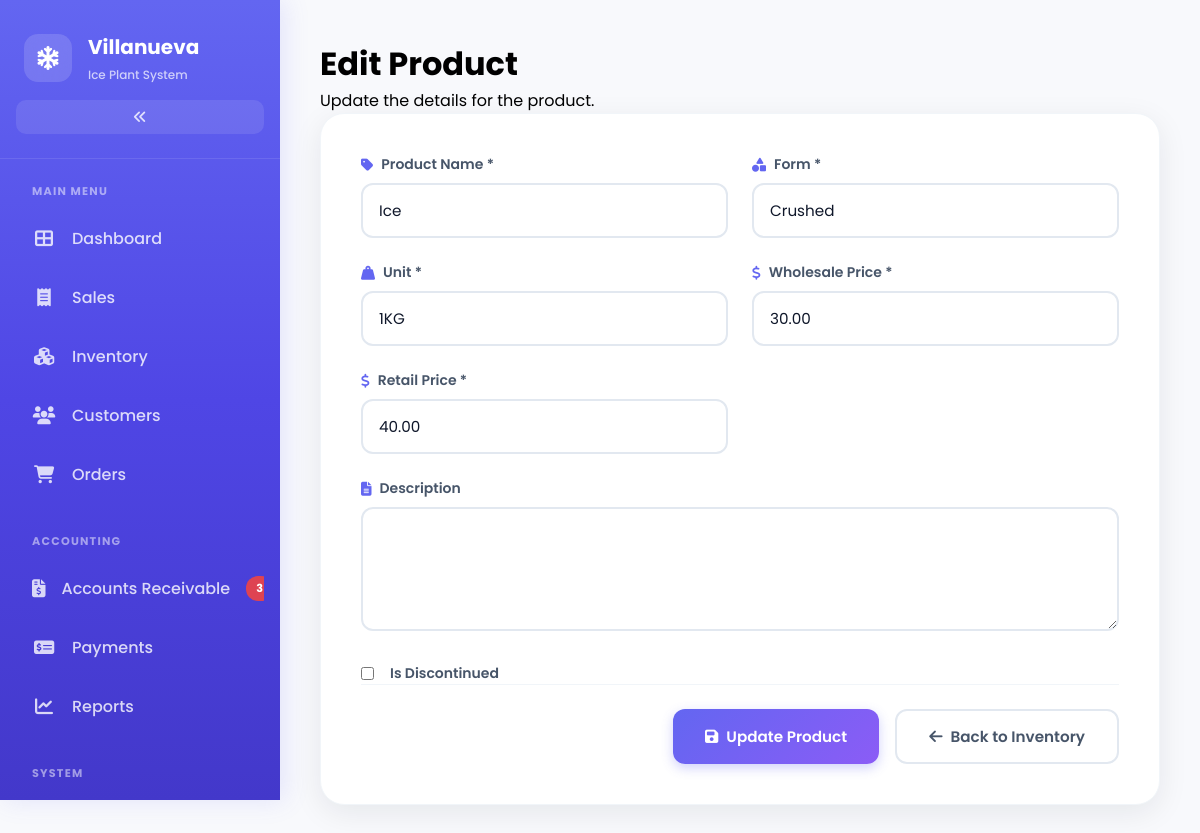
Screenshot of /capstone/pages/products_edit.php?id=1 (signed in) with the database file from the repository.
### tables this page shows
CREATE TABLE `products` (
  `Product_ID` int UNSIGNED NOT NULL,
  `product_name` varchar(100) NOT NULL,
  `form` varchar(50) NOT NULL,
  `unit` varchar(50) DEFAULT NULL,
  `wholesale_price` decimal(10,2) DEFAULT NULL,
  `retail_price` decimal(10,2) DEFAULT NULL,
  `is_discontinued` tinyint NOT NULL DEFAULT '0',
  `description` text,
  `last_update` datetime DEFAULT NULL,
  `created_date` datetime NOT NULL DEFAULT CURRENT_TIMESTAMP,
  `created_at` timestamp NULL DEFAULT NULL,
  `updated_at` timestamp NULL DEFAULT NULL
);

### capstone/pages/products_edit.php (the view, shortened to what this page needs)
<?php
require_once '../includes/db.php';
$product_id = $_GET['id'] ?? null;
$stmt = $conn->prepare("SELECT * FROM products WHERE Product_ID = ?");
$stmt->bind_param("i", $product_id);
$stmt->execute();
$result = $stmt->get_result();
$product = $result->fetch_assoc();
?>
<!DOCTYPE html>
<html lang="en">
<head>
    <link rel="stylesheet" href="https://cdnjs.cloudflare.com/ajax/libs/font-awesome/6.5.1/css/all.min.css">
    <link rel="stylesheet" href="../assets/css/style.css">
</head>
<body>
<div class="dashboard-wrapper">
    <aside class="sidebar" id="sidebar">
        <div class="sidebar-header">
            <div class="sidebar-brand">
                <div class="brand-icon">
                    <i class="fas fa-snowflake"></i>
                </div>
                <div class="brand-text">
                    <h2>Villanueva</h2>
                    <p>Ice Plant System</p>
                </div>
            </div>
            <button class="sidebar-toggle" id="sidebarToggle" aria-label="Toggle sidebar">
                <i class="fas fa-angles-left"></i>
            </button>
        </div>
        <nav class="sidebar-menu">
            <div class="menu-section">
                <div class="menu-label">Main Menu</div>
                <a href="../index.php" class="menu-item">
                    <i class="fas fa-th-large"></i>
                    <span>Dashboard</span>
                </a>
                <a href="sales.php" class="menu-item">
                    <i class="fas fa-receipt"></i>
                    <span>Sales</span>
                </a>
                <a href="inventory.php" class="menu-item">
                    <i class="fas fa-cubes"></i>
                    <span>Inventory</span>
                </a>
                <a href="users.php" class="menu-item">
                    <i class="fas fa-users"></i>
                    <span>Customers</span>
                </a>
                <a href="orders.php" class="menu-item">
                    <i class="fas fa-shopping-cart"></i>
                    <span>Orders</span>
                </a>
            </div>
            <div class="menu-section">
                <div class="menu-label">Accounting</div>
                <a href="#" class="menu-item">
                    <i class="fas fa-file-invoice-dollar"></i>
                    <span>Accounts Receivable</span>
                    <span class="menu-item-badge">3</span>
                </a>
                <a href="#" class="menu-item">
                    <i class="fas fa-money-check-alt"></i>
                    <span>Payments</span>
                </a>
                <a href="reports.php" class="menu-item">
                    <i class="fas fa-chart-line"></i>
                    <span>Reports</span>
                </a>
            </div>
            <div class="menu-section">
                <div class="menu-label">System</div>
                <a href="#" class="menu-item">
                </a>
            </div>
        </nav>
    </aside>
    <main class="main-content">
        <div class="container">
            <h1>Edit Product</h1>
            <p>Update the details for the product.</p>
            <div class="form-container">
                <form method="POST" class="product-form">
                    <div class="form-grid">
                        <div class="form-group">
                            <label for="product_name">
                                <i class="fas fa-tag"></i> Product Name *
                            </label>
                            <input type="text" id="product_name" name="product_name" class="form-input" required value="<?php echo htmlspecialchars($product['product_name']); ?>">
                        </div>
                        <div class="form-group">
                            <label for="form">
                                <i class="fas fa-shapes"></i> Form *
                            </label>
                            <input type="text" id="form" name="form" class="form-input" required value="<?php echo htmlspecialchars($product['form']); ?>">
                        </div>
                        <div class="form-group">
                            <label for="unit">
                                <i class="fas fa-weight-hanging"></i> Unit *
                            </label>
                            <input type="text" id="unit" name="unit" class="form-input" required value="<?php echo htmlspecialchars($product['unit']); ?>" placeholder="e.g., kg, pcs, liters">
                        </div>
                        <div class="form-group">
                            <label for="wholesale_price">
                                <i class="fas fa-dollar-sign"></i> Wholesale Price *
                            </label>
                            <input type="number" id="wholesale_price" name="wholesale_price" class="form-input" step="0.01" min="0" required value="<?php echo htmlspecialchars($product['wholesale_price']); ?>">
                        </div>
                        <div class="form-group">
                            <label for="retail_price">
                                <i class="fas fa-dollar-sign"></i> Retail Price *
                            </label>
                            <input type="number" id="retail_price" name="retail_price" class="form-input" step="0.01" min="0" required value="<?php echo htmlspecialchars($product['retail_price']); ?>">
                        </div>
                        <div class="form-group full-width">
                            <label for="description">
                                <i class="fas fa-file-alt"></i> Description
                            </label>
                            <textarea id="description" name="description" class="form-input" rows="4"><?php echo htmlspecialchars($product['description']); ?></textarea>
                        </div>
                    </div>
                    <div class="form-group">
                        <label class="checkbox-label">
                            <input type="checkbox" id="is_discontinued" name="is_discontinued" value="1" <?php echo $product['is_discontinued'] ? 'checked' : ''; ?>>
                            Is Discontinued
                        </label>
                    </div>
                    <div class="form-actions">
                        <button type="submit" class="btn-primary">
                            <i class="fas fa-save"></i> Update Product
                        </button>
                        <a href="inventory.php" class="btn-secondary">
                            <i class="fas fa-arrow-left"></i> Back to Inventory
                        </a>
                    </div>
                </form>
            </div>
        </div>
    </main>
</div>
</body>
</html>

### rows the page displays
products: product_name "Ice", form "Crushed", unit "1KG", wholesale_price "30.00", retail_price "40.00"
